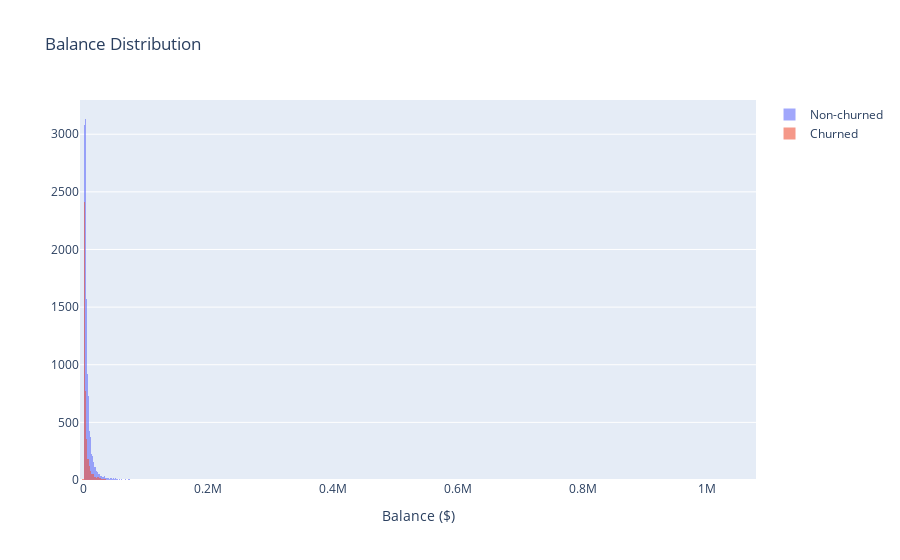

Notebook code for this chart:
### Markdown cell above
Generally, a VIF above 5 indicates a high multicollinearity

In summary, the variables below have high values of VIF, indicating that these variables are highly correlated to one another.

* balance 

  * current balance & current_month_balance

  * average_monthly_balance_prevQ & previous_month_balance

  * current balance & average_monthly_balance_prevQ


* credit / debit 

  * current_month_credit & current_month_debit

### Code cell
import plotly.graph_objects as go
import pandas as pd
from plotly.subplots import make_subplots

# Assuming ds1 is your DataFrame
# Replace 'Exited' and 'Balance' with the actual column names in your DataFrame

fig = make_subplots(rows=1, cols=1)

# Non-churned histogram
non_churned_data = df.loc[df['churn'] == 0, 'current_balance']
hist_non_churned = go.Histogram(x=non_churned_data, opacity=0.6, name="Non-churned")

# Churned histogram
churned_data = df.loc[df['churn'] == 1, 'current_balance']
hist_churned = go.Histogram(x=churned_data, opacity=0.6, name="Churned")

fig.add_trace(hist_non_churned)
fig.add_trace(hist_churned)

fig.update_layout(barmode="overlay", xaxis=dict(title='Balance ($)'), title="Balance Distribution")
fig.show()

### Figure 1 — Plotly figure (JSON) as saved in the notebook; plotly's stock layout.template omitted (floating-point values rounded to 4 significant figures; data arrays with more than 128 entries replaced by an {"elided": "..."} marker saying what was removed)
{"data": [{"name": "Non-churned", "opacity": 0.6, "type": "histogram", "x": {"elided": "17793 float values"}}, {"name": "Churned", "opacity": 0.6, "type": "histogram", "x": {"elided": "4274 float values"}}], "layout": {"barmode": "overlay", "title": {"text": "Balance Distribution"}, "xaxis": {"anchor": "y", "domain": [0, 1], "title": {"text": "Balance ($)"}}, "yaxis": {"anchor": "x", "domain": [0, 1]}}}
